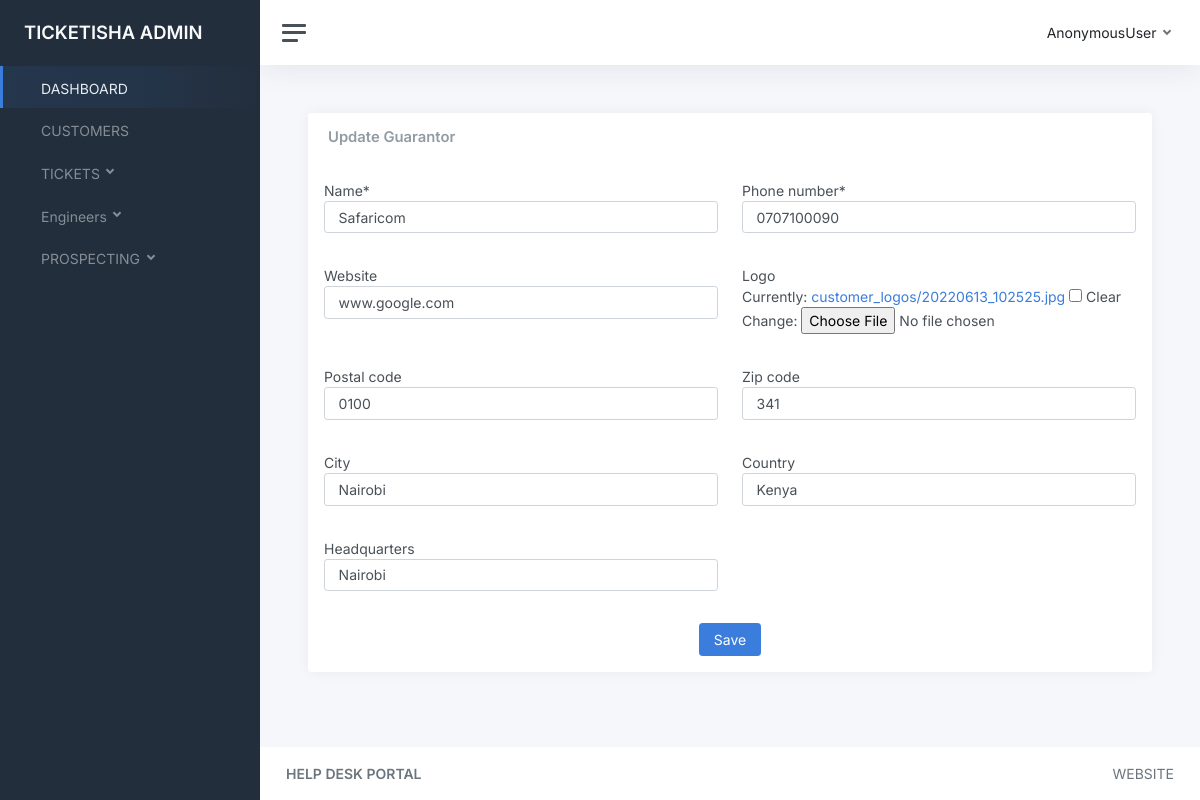
Page /customers/update-customer/1/ on the committed database.
### apps/customers/models.py (models this page shows, shortened)
class Customer(models.Model):
    user = models.OneToOneField(settings.AUTH_USER_MODEL, on_delete=models.CASCADE)
    name = models.CharField(max_length=255)
    phone_number = models.CharField(max_length=255)
    website = models.CharField(max_length=255, null=True, blank=True)
    logo = models.ImageField(upload_to="customer_logos/", null=True, blank=True)
    postal_code = models.CharField(max_length=255, null=True, blank=True)
    zip_code = models.CharField(max_length=255, null=True, blank=True)
    city = models.CharField(max_length=255, null=True, blank=True)
    country = models.CharField(max_length=255, null=True, blank=True)
    headquarters = models.CharField(max_length=255, null=True, blank=True)
    status = models.CharField(max_length=255, default="active")

### apps/customers/views.py (the view)
# urls.py: path("update-customer/<int:pk>/", views.UpdateCustomerView.as_view(), name="update-customer"),
class UpdateCustomerView(UpdateView):
    model = Customer
    fields = ['name', 'phone_number', 'website', 'logo', 'postal_code', 'zip_code', 'city', 'country', 'headquarters']
    template_name = 'customers/update_customer.html'

### templates/customers/update_customer.html (shortened to what this page needs)
{% extends "base.html" %}
{% block content %}
{% load crispy_forms_tags %}
<main class="content">
    <div class="container-fluid p-0">
        <div class="row">
            <div class="col-12 col-lg-12 col-xxl-12 d-flex">
                <div class="card flex-fill">
                    <div class="card-header">
                        <div class="row">
                            <div class="col-7">
                                <h5 class="card-title mb-0">Update Guarantor</h5>
                            </div>
                        </div>
                    </div>
                    <form method="post" class="form">
                        <div class="row p-3">
                            <div class="form-group col-md-6 mb-0">
                              {{ form.name|as_crispy_field }}
                            </div>
                            <div class="form-group col-md-6 mb-0">
                              {{ form.phone_number|as_crispy_field }}
                            </div>
                        </div>
                        <div class="row p-3">
                            <div class="form-group col-md-6 mb-0">
                              {{ form.website|as_crispy_field }}
                            </div>
                            <div class="form-group col-md-6 mb-0">
                              {{ form.logo|as_crispy_field }}
                            </div>
                        </div>
                        <div class="row p-3">
                            <div class="form-group col-md-6 mb-0">
                              {{ form.postal_code|as_crispy_field }}
                            </div>
                            <div class="form-group col-md-6 mb-0">
                              {{ form.zip_code|as_crispy_field }}
                            </div>
                        </div>
                        <div class="row p-3">
                            <div class="form-group col-md-6 mb-0">
                              {{ form.city|as_crispy_field }}
                            </div>
                            <div class="form-group col-md-6 mb-0">
                              {{ form.country|as_crispy_field }}
                            </div>
                        </div>
                        <div class="row p-3">
                            <div class="form-group col-md-6 mb-0">
                              {{ form.headquarters|as_crispy_field }}
                            </div>
                        </div>
                        <div class="p-3 text-center">
                            <input type="submit" value="Save" class="btn btn-primary">
                        </div>
                    </form>
                </div>
            </div>
        </div>
    </div>
</main>
{% endblock content %}

### rows in the picture
Customer: name "Safaricom", phone_number "0707100090", website "www.google.com", postal_code "0100", zip_code "341", city "Nairobi", country "Kenya", headquarters "Nairobi"

### other values in the picture
{{ request.user }} "AnonymousUser"
